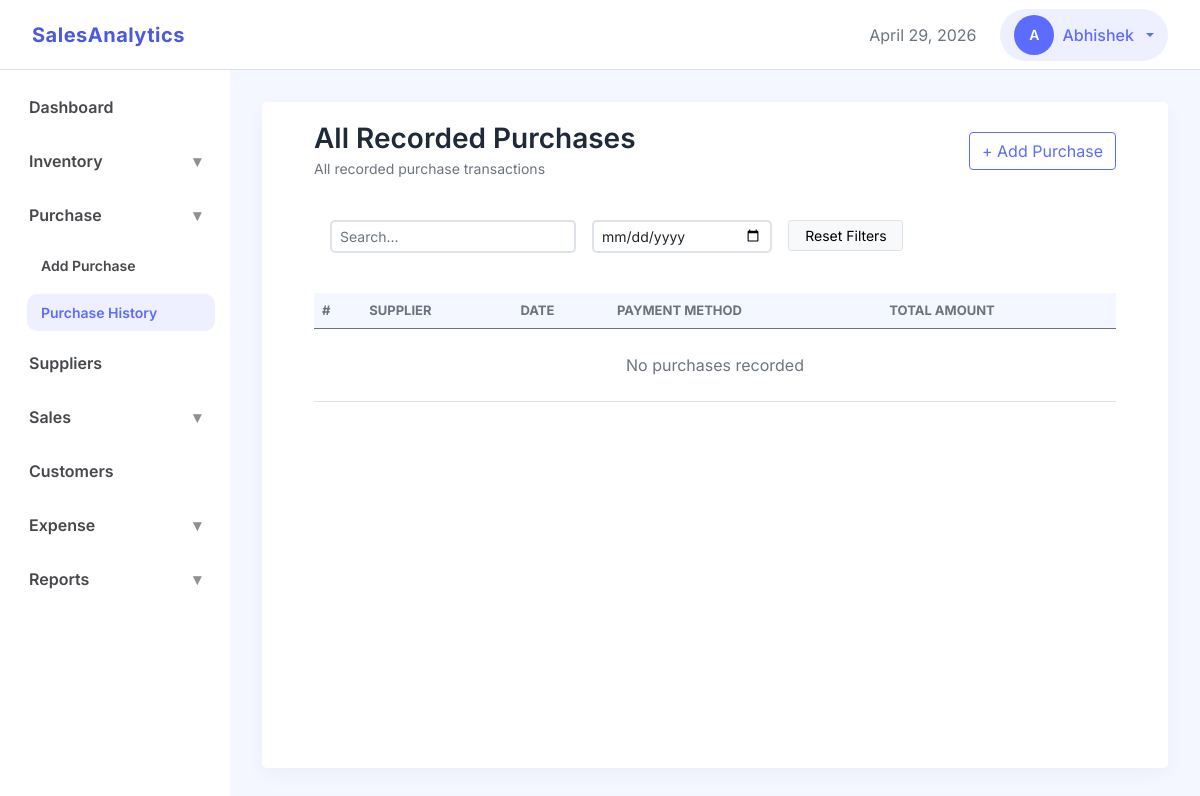
Page /purchases/list (signed in) on the earlier database version.
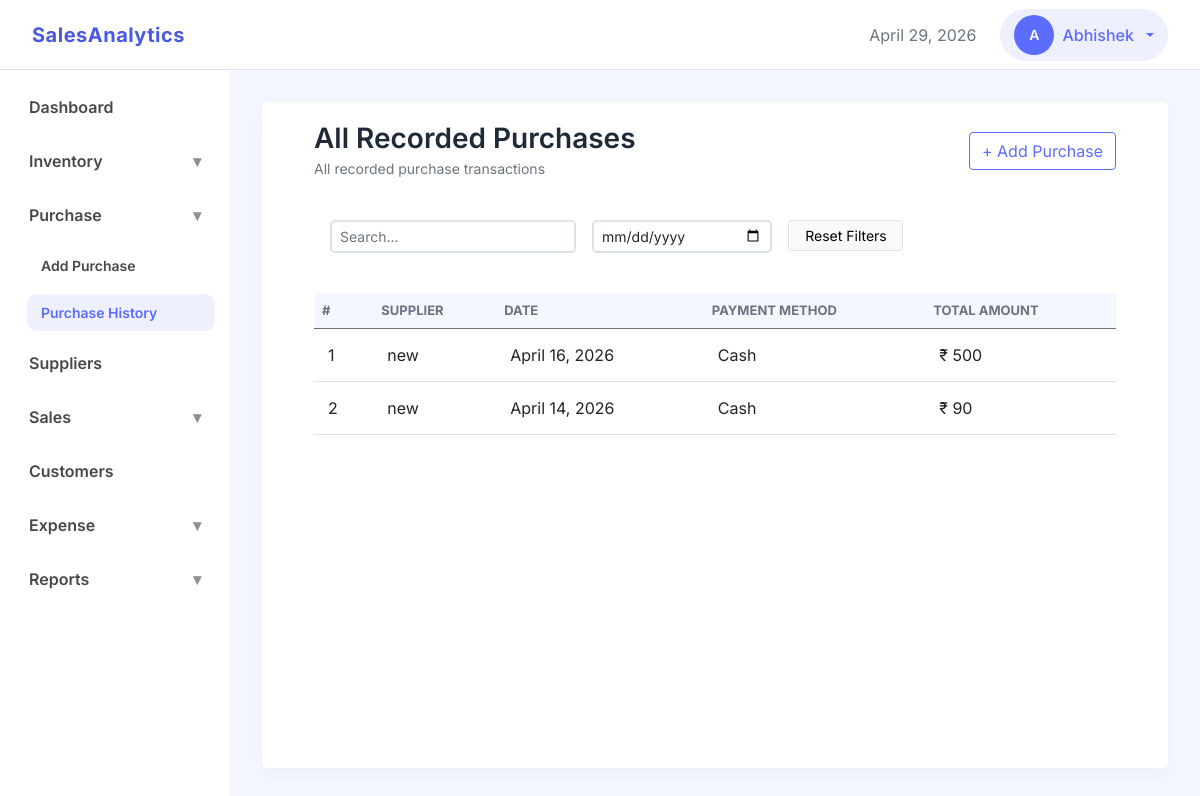
Same page on the later database version.
### accounts/models.py (models this page shows, shortened)
class User(AbstractUser):
    username = None # Remove username
    first_name = models.CharField(max_length=150)
    email = models.EmailField(unique=True)
    created_at = models.DateTimeField(auto_now_add=True)
    updated_at = models.DateTimeField(auto_now=True)
    USERNAME_FIELD = 'email'
    REQUIRED_FIELDS = []
    objects = UserManager() # Attach Manager

### purchases/models/purchases.py (models this page shows, shortened)
class Purchase(models.Model):
    class PaymentMethod(models.TextChoices):
        CASH = 'cash', 'Cash'
        CARD = 'card', 'Card'
        UPI = 'upi', 'UPI'
    supplier = models.ForeignKey(
        'purchases.Supplier',
        on_delete=models.SET_NULL,
        null=True,
        db_index=True,
        related_name='purchases'
        )
    purchase_date = models.DateField(db_index=True, default=localdate)
    total_amount = models.DecimalField(
        max_digits=12,
        decimal_places=2,
        validators=[MinValueValidator(1)]
        )
    payment_method = models.CharField(
        max_length=20,
        choices=PaymentMethod.choices,
        default=PaymentMethod.CASH
        )
    business = models.ForeignKey('business.Business', on_delete=models.CASCADE, related_name='purchases')
    created_by = models.ForeignKey('accounts.User', on_delete=models.SET_NULL, null=True, blank=True, related_name='created_purchases')
    created_at = models.DateTimeField(auto_now_add=True)
    updated_at = models.DateTimeField(auto_now=True)

### purchases/models/suppliers.py (models this page shows, shortened)
class Supplier(models.Model):
    class Meta:
        ordering = ['name']
    name = models.CharField(max_length=100)
    phone = models.CharField(max_length=10, unique=True)
    email = models.EmailField(max_length=100, blank=True)
    address = models.CharField(max_length=200, blank=True)
    business = models.ForeignKey('business.Business', on_delete=models.CASCADE, related_name='suppliers')
    created_at = models.DateTimeField(auto_now_add=True)
    updated_at = models.DateTimeField(auto_now=True)

### purchases/views/purchases.py (the view)
# urls.py: path('list', purchases.PurchaseListView.as_view(), name='purchases_list'),
class PurchaseListView(ListView):
    model = Purchase
    template_name = 'purchase/purchase_list.html'
    context_object_name = 'purchases'
    def get_queryset(self):
        return Purchase.objects.filter(business_id=get_business_id(self.request)).order_by('-purchase_date')

### core/context_processors.py (called while the page is built)
def user_role(request):
    if request.user.is_authenticated:
        business_id = request.session.get('business_id')
        if business_id:
            membership = Membership.objects.filter(
                business_id=business_id,
                user=request.user
            ).first()
            if membership:
                return {'user_role': membership.role}
    return {'user_role': None}

### dashboard/templatetags/navigation_tags.py (called while the page is built)
@register.simple_tag(takes_context=True)
def active(context, *url_names):
    request = context['request']
    current_url = request.resolver_match.url_name
    if current_url in url_names:
        return 'active'
    return ''

@register.simple_tag(takes_context=True)
def show_menu(context, *url_names):
    request = context['request']
    current_url = request.resolver_match.url_name
    if current_url in url_names:
        return 'show'
    return ''

### purchases/views/purchases.py (called while the page is built)
def get_business_id(request):
    return request.session.get('business_id')

### templates/purchase/purchase_list.html (shortened to what this page needs)
{% extends "base.html" %}
{% load static %}
{% load humanize %}
{% block css_files%}
    <link rel="stylesheet" href="{% static 'css/apps/list.css' %}">
{% endblock %}
{% block content %}
<div class="container-fluid">
    <div class="d-flex justify-content-between align-items-center mb-4">
        <div>
            <h3 class="section-title mb-0">All Recorded Purchases</h3>
            <small class="text-muted">All recorded purchase transactions</small>
        </div>
        <a href="{% url 'add_purchase' %}" class="btn btn-secondary">
            + Add Purchase
        </a>
    </div>
    <div class="mb-4 p-3">
        <div class="row g-3">
            <div class="col-md-4">
                <input type="text" id="search_field"
                       class="form-control form-control-sm"
                       placeholder="Search...">
            </div>
            <div class="col-md-3">
                <input type="date" id="date_field" class="form-control form-control-sm">
            </div>
            <div class="col-md-2" id="btn_filter">
                <button id="reset_filters" class="btn btn-sm btn-light border w-100">
                    Reset Filters
                </button>
            </div>
        </div>
    </div>
    <div class="">
        <div class="table-responsive">
            <table class="table table-hover align-middle data-table mb-0">
                <thead>
                    <tr>
                        <th>#</th>
                        <th>Supplier</th>
                        <th>Date</th>
                        <th>Payment Method</th>
                        <th>Total Amount</th>
                    </tr>
                </thead>
                <tbody id="purchases_tbody">
                    {% for purchase in purchases %}
                    <tr class="clickable-row" data-url="{% url 'purchase_detail' purchase.id %}">
                        <td>{{ forloop.counter }}</td>
                        <td>
                            {% if purchase.supplier %}
                                {{ purchase.supplier.name }}
                            {% else %}
                                <span class="text-muted">Walk-in</span>
                            {% endif %}
                        </td>
                        <td>{{ purchase.purchase_date }}</td>
                        <td>
                            <span class="badge-soft badge-success">
                                {{ purchase.get_payment_method_display }}
                            </span>
                        </td>
                        <td class="fw-semibold">
                            ₹ {{ purchase.total_amount|floatformat:0|intcomma }}
                        </td>
                    </tr>
                    {% empty %}
                    <tr>
                        <td colspan="7" class="text-center py-4 text-muted">
                            No purchases recorded
                        </td>
                    </tr>
                    {% endfor %}
                </tbody>
            </table>
        </div>
    </div>
</div>
{% endblock %}

### templates/base.html (shortened to what this page needs)
{% load static %}
<!DOCTYPE html>
<html lang="en">
<head>
    <link href="https://cdn.jsdelivr.net/npm/bootstrap@5.0.2/dist/css/bootstrap.min.css" rel="stylesheet">
    <link rel="stylesheet" href="https://cdn.jsdelivr.net/npm/bootstrap-icons@1.11.3/font/bootstrap-icons.css">
    <link rel="stylesheet" href="{% static 'css/base.css' %}">
    <link rel="stylesheet" href="{% static 'css/layout.css' %}">
    <link rel="stylesheet" href="{% static 'css/components.css' %}">
    {% block css_files %}
    {% endblock %}
</head>
<body>
    {% include "partials/navbar.html" %}
    <div class="app-layout">
        {% include "partials/sidebar.html" %}
        <div class="content-area">
            <div class="content-placeholder">
                {% block content %}{% endblock %}
            </div>
        </div>
    </div>
</body>
</html>

### templates/partials/navbar.html (shortened to what this page needs)
<nav class="navbar custom-navbar d-flex justify-content-between align-items-center">
    <div class="d-flex align-items-center gap-4">
        <a class="navbar-brand" href="{% url 'dashboard' %}">SalesAnalytics</a>
    </div>
    <div class="d-flex align-items-center gap-4">
        <span class="text-muted" id="nav-date"></span>
        {% if user.is_authenticated %}
            <div class="dropdown">
                <button class="btn admin-btn dropdown-toggle d-flex align-items-center gap-2"
                        data-bs-toggle="dropdown"
                        aria-expanded="false">
                    <div class="avatar">{{ user.first_name|default:user.email|slice:':1'|upper }}</div>
                    <span>{{ user.first_name }}</span>
                </button>
            </div>
        {% else %}
            <div>
                <a class="btn btn-primary me-2" href="{% url 'signin' %}">Sign In</a>
                <a class="btn btn-outline-primary" href="{% url 'signup' %}">Sign Up</a>
            </div>
        {% endif %}
    </div>
</nav>

### templates/partials/sidebar.html (shortened to what this page needs)
{% load navigation_tags %}
<div class="sidebar">
    <ul class="nav flex-column sidebar-nav">
        <li class="nav-item">
            <a class="nav-link {% active 'dashboard' %}" href="{% url 'dashboard' %}">
                Dashboard
            </a>
        </li>
        <li class="nav-item">
            <a class="nav-link d-flex justify-content-between align-items-center"
            data-bs-toggle="collapse"
            href="#inventoryMenu">
                Inventory
                <span class="arrow">▾</span>
            </a>
        </li>
        <li class="nav-item">
            <a class="nav-link d-flex justify-content-between align-items-center"
            data-bs-toggle="collapse"
            href="#purchaseMenu"
            role="button">
                Purchase
                <span class="arrow">▾</span>
            </a>
            <div class="collapse {% show_menu 'add_purchase' 'purchases_list' %}" id="purchaseMenu">
                <ul class="nav flex-column sub-menu">
                    <li class="nav-item">
                        <a class="nav-link {% active 'add_purchase' %}" href="{% url 'add_purchase' %}">
                            Add Purchase
                        </a>
                    </li>
                    <li class="nav-item">
                        <a class="nav-link {% active 'purchases_list' %}" href="{% url 'purchases_list' %}">
                            Purchase History
                        </a>
                    </li>
                </ul>
            </div>
        </li>
        <li class="nav-item">
            <a class="nav-link {% active 'suppliers_list' %}" href="{% url 'suppliers_list' %}">
                Suppliers
            </a>
        </li>
        <li class="nav-item">
            <a class="nav-link d-flex justify-content-between align-items-center"
            data-bs-toggle="collapse"
            href="#salesMenu"
            role="button">
                Sales
                <span class="arrow">▾</span>
            </a>
        </li>
        <li class="nav-item">
            <a class="nav-link {% active 'customers_list' %}" href="{% url 'customers_list' %}">
                Customers
            </a>
        </li>
        <li class="nav-item">
            <a class="nav-link d-flex justify-content-between align-items-center"
            data-bs-toggle="collapse"
            href="#financeMenu">
                Expense
                <span class="arrow">▾</span>
            </a>
        </li>
        <li class="nav-item">
            <a class="nav-link d-flex justify-content-between align-items-center"
            data-bs-toggle="collapse"
            href="#reportMenu">
                Reports
                <span class="arrow">▾</span>
            </a>
        </li>
    </ul>
</div

### static/css/base.css (style rules this page uses)
:root { --clr-primary: #5b6cff; --clr-secondary: #4038c6; --clr-primary-hover: #4a59e3; --clr-primary-medium: #dbdffc; --clr-primary-soft: #eef0ff; --clr-accent: #00c2ff; --primary-gradient: linear-gradient(135deg, var(--clr-secondary), var(--clr-primary)); --secondary-gradient: linear-gradient(130deg, var(--clr-primary-hover), var(--clr-primary)); --clr-bg-main: #ffffff; --clr-bg-content: #f4f7ff; --clr-bg-btn-secondary: #eaeaea; --clr-bg-components: #f5f7fa; --clr-text-main: #1f2937; --clr-text-medium: #46484b; --clr-text-muted: #6b7280; --clr-text-placeholder: #c4c7cc; --clr-text-light: #fefefc; --clr-border: #dce1ea; --clr-border-light: #e4e7ec; --shadow-soft: 0 6px 20px rgba(17, 24, 39, 0.04); --radius: 5px; --nav-height: 70px; --space-xs: 8px; --space-sm: 12px; --space-md: 16px; --space-lg: 24px; --space-xl: 32px; }
* { box-sizing: border-box; }
body { margin: 0; padding: 0; font-family: "Inter", sans-serif; color: var(--clr-text-main); background: var(--clr-bg-main); -webkit-font-smoothing: antialiased; }
h1, h2, h3, h4, h5 { font-weight: 600; margin-bottom: 0.5rem; }
.text-muted { color: var(--clr-text-muted); }
.clickable-row { cursor: pointer; }

### static/css/layout.css (style rules this page uses)
.custom-navbar { height: var(--nav-height); background: var(--clr-bg-main); border-bottom: 1px solid var(--clr-border); padding: 0 32px; }
.navbar-brand { font-weight: 700; color: var(--clr-primary); letter-spacing: 0.5px; transition: color 0.5s ease; }
.navbar-brand { color: var(--clr-primary-hover); }
.admin-btn { background: var(--clr-primary-soft); border: none; border-radius: 30px; padding: 6px 14px; font-weight: 500; color: var(--clr-primary); }
.avatar { width: 32px; height: 32px; background: var(--clr-primary); color: #ffffff; font-size: 14px; font-weight: 600; display: flex; align-items: center; justify-content: center; border-radius: 50%; }
.app-layout { display: flex; height: calc(100vh - var(--nav-height)); }
.sidebar { width: 230px; height: calc(100vh - var(--nav-height)); overflow-x: hidden; overflow-y: auto; }
.sidebar-nav { padding: 10px 15px; }
.sidebar-nav .nav-link { font-weight: 600; color: var(--clr-text-medium); border-radius: 10px; padding: 10px 14px; margin: 5px 0; }
.sidebar-nav .nav-link:hover, .sidebar-nav .active { background: var(--clr-primary-soft); color: var(--clr-primary); }
.sub-menu { padding-left: 12px; }
.sub-menu .nav-link { font-size: 14px; padding: 8px 14px; }
.arrow { font-size: 16px; opacity: 0.6; }
.content-area { flex: 1; background: var(--clr-bg-content); padding: 32px; overflow-y: auto; }
.content-placeholder { background: #ffffff; border-radius: var(--radius); box-shadow: var(--shadow-soft); min-height: 100%; padding: 20px 40px; }
.table td { vertical-align: middle; }

### static/css/components.css (style rules this page uses)
.form-control, .form-select { border-radius: var(--radius); border: 2px solid var(--clr-border); }
.btn-secondary { background: none !important; border-color: var(--clr-primary) !important; color: var(--clr-primary) !important; }
.avatar { width: 40px; height: 40px; border-radius: 50%; object-fit: cover; }
.table-responsive { overflow: visible; }

### static/css/apps/list.css (style rules this page uses)
.data-table thead { background: var(--clr-bg-content); }
.data-table th { font-size: 13px; text-transform: uppercase; color: var(--clr-text-muted); }
.data-table td { padding: 14px; }

Differences in the rows shown:
added Purchase: supplier.name "new", purchase_date "April 16, 2026", payment_method "Cash", total_amount "500"
added Purchase: supplier.name "new", purchase_date "April 14, 2026", payment_method "Cash", total_amount "90"
Other differences:
text no longer shown: "No purchases recorded"
